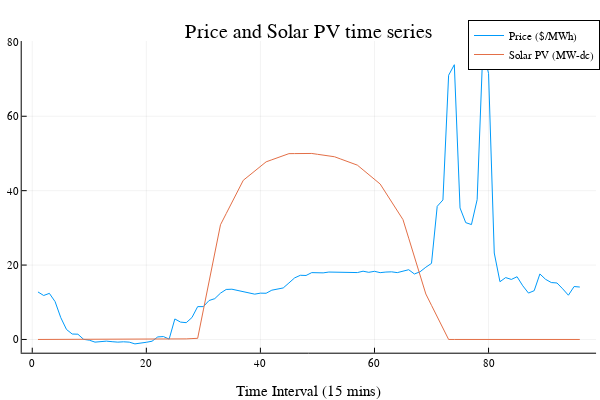

Notebook code cell kept with this figure:
### Code cell
plot(time_series.Price, label="Price (\$/MWh)")
plot!(time_series.Solar, label="Solar PV (MW-dc)")
title!("Price and Solar PV time series")
xaxis!("Time Interval (15 mins)")
yaxis!("")

### Figure 1 — Plotly figure (JSON) as saved in the notebook; plotly's stock layout.template omitted (floating-point values rounded to 4 significant figures)
{"data": [{"colorbar": {"title": ""}, "legendgroup": "Price ($/MWh)", "line": {"color": "rgba(0, 154, 250, 1.000)", "dash": "solid", "shape": "linear", "width": 1}, "mode": "lines", "name": "Price ($/MWh)", "showlegend": true, "type": "scatter", "x": [1, 2, 3, 4, 5, 6, 7, 8, 9, 10, 11, 12, 13, 14, 15, 16, 17, 18, 19, 20, 21, 22, 23, 24, 25, 26, 27, 28, 29, 30, 31, 32, 33, 34, 35, 36, 37, 38, 39, 40, 41, 42, 43, 44, 45, 46, 47, 48, 49, 50, 51, 52, 53, 54, 55, 56, 57, 58, 59, 60, 61, 62, 63, 64, 65, 66, 67, 68, 69, 70, 71, 72, 73, 74, 75, 76, 77, 78, 79, 80, 81, 82, 83, 84, 85, 86, 87, 88, 89, 90, 91, 92, 93, 94, 95, 96], "xaxis": "x", "y": [12.77, 11.82, 12.39, 10.17, 5.86, 2.69, 1.46, 1.41, 0.03, -0.19, -0.72, -0.54, -0.45, -0.6, -0.72, -0.63, -0.72, -1.19, -1.04, -0.76, -0.47, 0.68, 0.78, 0.09, 5.51, 4.66, 4.52, 5.89, 8.83, 8.83, 10.47, 10.97, 12.45, 13.44, 13.51, 13.19, 12.77, 12.65, 12.18, 12.45, 12.42, 13.25, 13.61, 13.85, 15.19, 16.55, 17.25, 17.2, 17.97, 17.96, 17.9, 18.12, 18.07, 18.21, 18.08, 18.1, 17.98, 18.35, 18.05, 18.32, 17.96, 18.12, 18.18, 17.97, 18.44, 18.75, 17.6, 18.2, 19.42, 20.45, 35.79, 37.5, 71.02, 73.86, 35.35, 31.4, 30.89, 37.58, 77.85, 71.52, 23.24, 15.52, 16.63, 16.14, 16.86, 14.43, 12.47, 13.11, 17.61, 16.16, 15.3, 15.18, 13.61, 11.89, 14.23, 14.09], "yaxis": "y", "zmax": null, "zmin": null}, {"colorbar": {"title": ""}, "legendgroup": "Solar PV (MW-dc)", "line": {"color": "rgba(227, 111, 71, 1.000)", "dash": "solid", "shape": "linear", "width": 1}, "mode": "lines", "name": "Solar PV (MW-dc)", "showlegend": true, "type": "scatter", "x": [1, 2, 3, 4, 5, 6, 7, 8, 9, 10, 11, 12, 13, 14, 15, 16, 17, 18, 19, 20, 21, 22, 23, 24, 25, 26, 27, 28, 29, 30, 31, 32, 33, 34, 35, 36, 37, 38, 39, 40, 41, 42, 43, 44, 45, 46, 47, 48, 49, 50, 51, 52, 53, 54, 55, 56, 57, 58, 59, 60, 61, 62, 63, 64, 65, 66, 67, 68, 69, 70, 71, 72, 73, 74, 75, 76, 77, 78, 79, 80, 81, 82, 83, 84, 85, 86, 87, 88, 89, 90, 91, 92, 93, 94, 95, 96], "xaxis": "x", "y": [0, 0, 0, 0, 0, 0, 0, 0, 0, 0, 0, 0, 0, 0, 0, 0, 0, 0, 0, 0, 0, 0, 0, 0, 0, 0.077, 0.154, 0.232, 0.309, 7.94, 15.57, 23.2, 30.83, 33.82, 36.81, 39.8, 42.79, 44.03, 45.27, 46.51, 47.75, 48.3, 48.85, 49.4, 49.95, 49.97, 49.98, 49.99, 50, 49.78, 49.56, 49.34, 49.11, 48.55, 47.98, 47.42, 46.86, 45.59, 44.32, 43.05, 41.78, 39.39, 37.0, 34.6, 32.21, 27.22, 22.22, 17.23, 12.23, 9.175, 6.116, 3.058, 0, 0, 0, 0, 0, 0, 0, 0, 0, 0, 0, 0, 0, 0, 0, 0, 0, 0, 0, 0, 0, 0, 0, 0], "yaxis": "y", "zmax": null, "zmin": null}], "layout": {"annotations": [{"font": {"color": "rgba(0, 0, 0, 1.000)", "family": "sans-serif", "size": 20}, "rotation": 0, "showarrow": false, "text": "Price and Solar PV time series", "x": 0.5148, "xanchor": "center", "xref": "paper", "y": 1, "yanchor": "top", "yref": "paper"}], "height": 400, "legend": {"bgcolor": "rgba(255, 255, 255, 1.000)", "bordercolor": "rgba(0, 0, 0, 1.000)", "borderwidth": 1, "font": {"color": "rgba(0, 0, 0, 1.000)", "family": "sans-serif", "size": 11}, "title": {"font": {"color": "rgba(0, 0, 0, 1.000)", "family": "sans-serif", "size": 15}, "text": ""}, "tracegroupgap": 0, "traceorder": "normal", "x": 1, "xanchor": "auto", "y": 1, "yanchor": "auto"}, "margin": {"b": 20, "l": 0, "r": 0, "t": 20}, "paper_bgcolor": "rgba(255, 255, 255, 1.000)", "plot_bgcolor": "rgba(255, 255, 255, 1.000)", "showlegend": true, "width": 600, "xaxis": {"anchor": "y", "domain": [0.03619, 0.9934], "gridcolor": "rgba(0, 0, 0, 0.100)", "gridwidth": 0.5, "linecolor": "rgba(0, 0, 0, 1.000)", "mirror": false, "range": [-1.85, 98.85], "showgrid": true, "showline": true, "showticklabels": true, "tickangle": 0, "tickcolor": "rgb(0, 0, 0)", "tickfont": {"color": "rgba(0, 0, 0, 1.000)", "family": "sans-serif", "size": 11}, "tickmode": "array", "ticks": "inside", "ticktext": ["0", "20", "40", "60", "80"], "tickvals": [0, 20, 40, 60, 80], "title": "Time Interval (15 mins)", "titlefont": {"color": "rgba(0, 0, 0, 1.000)", "family": "sans-serif", "size": 15}, "type": "-", "visible": true, "zeroline": false, "zerolinecolor": "rgba(0, 0, 0, 1.000)"}, "yaxis": {"anchor": "x", "domain": [0.07581, 0.9415], "gridcolor": "rgba(0, 0, 0, 0.100)", "gridwidth": 0.5, "linecolor": "rgba(0, 0, 0, 1.000)", "mirror": false, "range": [-3.561, 80.22], "showgrid": true, "showline": true, "showticklabels": true, "tickangle": 0, "tickcolor": "rgb(0, 0, 0)", "tickfont": {"color": "rgba(0, 0, 0, 1.000)", "family": "sans-serif", "size": 11}, "tickmode": "array", "ticks": "inside", "ticktext": ["0", "20", "40", "60", "80"], "tickvals": [0, 20, 40, 60, 80], "title": "", "titlefont": {"color": "rgba(0, 0, 0, 1.000)", "family": "sans-serif", "size": 15}, "type": "-", "visible": true, "zeroline": false, "zerolinecolor": "rgba(0, 0, 0, 1.000)"}}}
